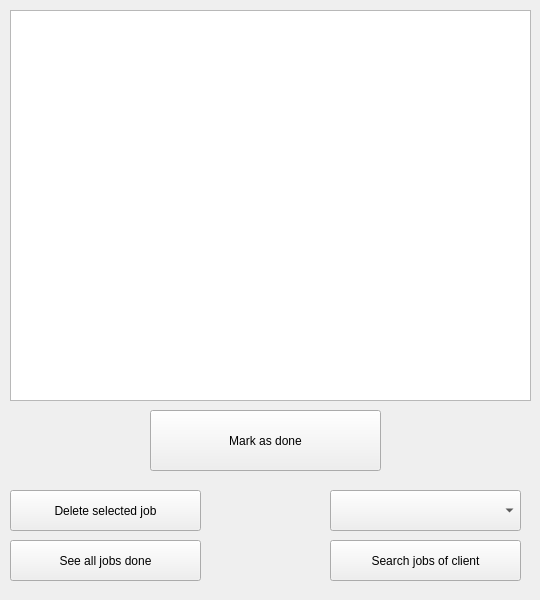
<?xml version="1.0" encoding="UTF-8"?>
<ui version="4.0">
 <class>MainWindow</class>
 <widget class="QMainWindow" name="MainWindow">
  <property name="geometry">
   <rect>
    <x>0</x>
    <y>0</y>
    <width>540</width>
    <height>600</height>
   </rect>
  </property>
  <property name="windowTitle">
   <string>To Do</string>
  </property>
  <property name="windowIcon">
   <iconset>
    <normaloff>logo.png</normaloff>logo.png</iconset>
  </property>
  <widget class="QWidget" name="centralwidget">
   <widget class="QTableView" name="tableView">
    <property name="geometry">
     <rect>
      <x>10</x>
      <y>10</y>
      <width>521</width>
      <height>391</height>
     </rect>
    </property>
   </widget>
   <widget class="QPushButton" name="delete_job">
    <property name="geometry">
     <rect>
      <x>10</x>
      <y>490</y>
      <width>191</width>
      <height>41</height>
     </rect>
    </property>
    <property name="text">
     <string notr="true">Delete selected job</string>
    </property>
   </widget>
   <widget class="QPushButton" name="mark_done">
    <property name="geometry">
     <rect>
      <x>150</x>
      <y>410</y>
      <width>231</width>
      <height>61</height>
     </rect>
    </property>
    <property name="text">
     <string notr="true">Mark as done</string>
    </property>
   </widget>
   <widget class="QPushButton" name="jobs_of_client">
    <property name="geometry">
     <rect>
      <x>330</x>
      <y>540</y>
      <width>191</width>
      <height>41</height>
     </rect>
    </property>
    <property name="text">
     <string notr="true">Search jobs of client</string>
    </property>
   </widget>
   <widget class="QComboBox" name="client_cb">
    <property name="geometry">
     <rect>
      <x>330</x>
      <y>490</y>
      <width>191</width>
      <height>41</height>
     </rect>
    </property>
   </widget>
   <widget class="QPushButton" name="all_jobs_done">
    <property name="geometry">
     <rect>
      <x>10</x>
      <y>540</y>
      <width>191</width>
      <height>41</height>
     </rect>
    </property>
    <property name="text">
     <string notr="true">See all jobs done</string>
    </property>
   </widget>
  </widget>
 </widget>
 <resources/>
 <connections/>
</ui>
